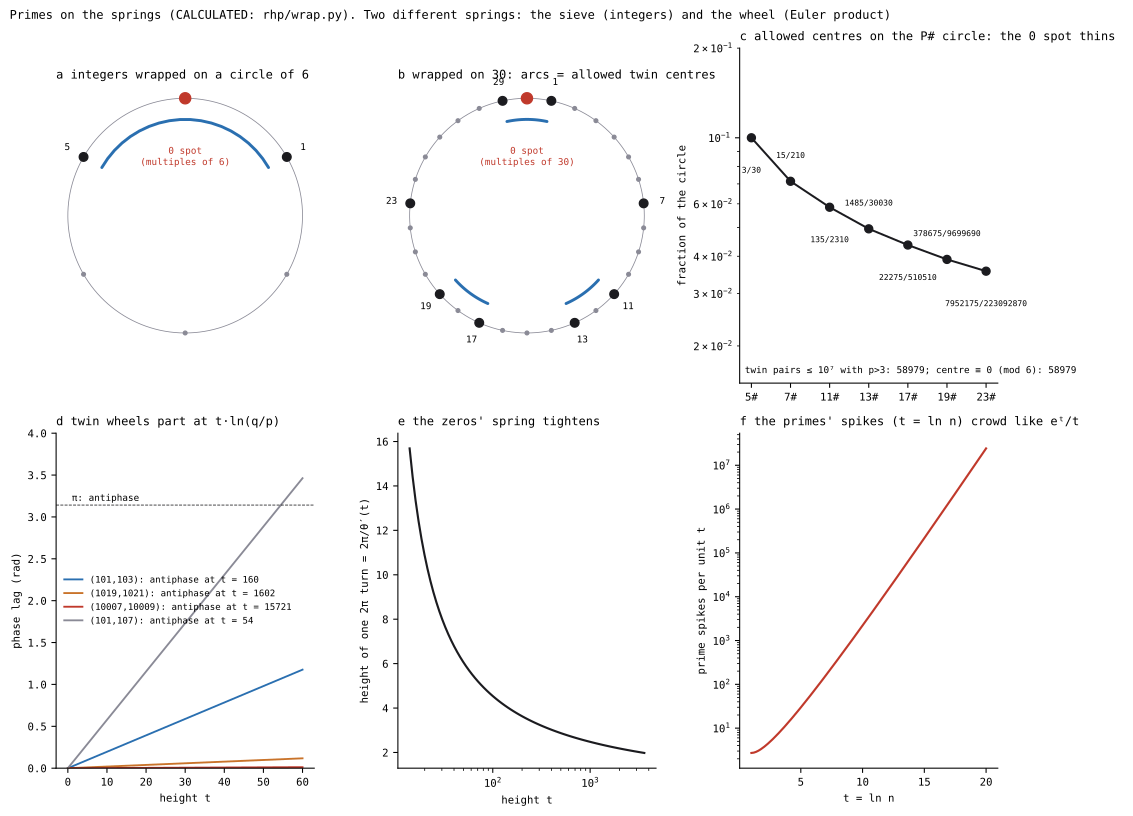

Write the Python code that produced this figure.
# SPDX-License-Identifier: GPL-3.0-only
"""wrap.svg — the primes on the two springs.

a,b  the sieve spring: integers wrapped on circles of circumference 6 and 30; primes marked; every twin pair straddles the 0 spot.
c    the allowed-centre fraction of the primorial circle at each level (the 0 spot thins).
d    the wheel spring: twin wheels drift apart at t·ln(1 + 2/p); the beat carries the gap.
e    the tension: the Hardy spring tightens like 1/ln t; the prime spikes (t = ln n) crowd like eᵗ/t.
Code drawn:  rhp.wrap.   Run: python -m rhp.atlas.wrap
"""
import numpy as np
from ._common import plt, save, INK, NORTH, SOUTH, HOT, GREY
from .. import wrap as W


def _circle(ax, m, title, mark_twin=True):
    ax.set_aspect("equal"); ax.axis("off"); ax.set_title(title, loc="left", fontsize=9)
    ang = lambda n: np.pi / 2 - 2 * np.pi * n / m                    # 0 spot at the top, clockwise
    u = np.linspace(0, 2 * np.pi, 300); ax.plot(np.cos(u), np.sin(u), color=GREY, lw=.6)
    P = set(int(p) for p in W.primes_to(10 * m))
    for r in range(m):
        # residue r is "prime-like" if some prime > m sits on it (coprime to m) or r is the 0 spot
        import math
        coprime = math.gcd(r, m) == 1
        x, y = np.cos(ang(r)), np.sin(ang(r))
        if r == 0: ax.scatter(x, y, s=70, color=HOT, zorder=5); ax.text(x * .5, y * .5, "0 spot\n(multiples of %d)" % m, ha="center", va="center", fontsize=7, color=HOT)
        elif coprime: ax.scatter(x, y, s=42, color=INK, zorder=4); ax.text(x * 1.16, y * 1.16, str(r), ha="center", va="center", fontsize=7)
        else: ax.scatter(x, y, s=8, color=GREY, zorder=3)
    if mark_twin:
        # centres of twin pairs mod m: arcs joining c−1 and c+1 around the centre
        ok = sorted(set(int(c) for c in W.allowed_centres(5)[1])) if m == 30 else [0]
        for c in ok:
            t = np.linspace(ang(c - 1), ang(c + 1), 20)
            ax.plot(.82 * np.cos(t), .82 * np.sin(t), color=NORTH, lw=2.2, solid_capstyle="round")


def build():
    fig = plt.figure(figsize=(11.5, 8.6))
    _circle(fig.add_subplot(2, 3, 1), 6, "a  integers wrapped on a circle of 6")
    _circle(fig.add_subplot(2, 3, 2), 30, "b  wrapped on 30: arcs = allowed twin centres")
    # c — the 0 spot thins
    ax = fig.add_subplot(2, 3, 3)
    Ps = [5, 7, 11, 13, 17, 19, 23]
    fr = [W.allowed_centre_count(P) / W.primorial(P) for P in Ps]
    ax.semilogy(range(len(Ps)), fr, "o-", color=INK)
    for i, P in enumerate(Ps): ax.text(i, fr[i] * (1.18 if i % 2 else .8), f"{W.allowed_centre_count(P)}/{W.primorial(P)}", fontsize=6, ha="center", va="bottom" if i % 2 else "top")
    ax.set_xticks(range(len(Ps))); ax.set_xticklabels([f"{P}#" for P in Ps])
    ax.set_title("c  allowed centres on the P# circle: the 0 spot thins", loc="left", fontsize=9)
    ax.set_ylabel("fraction of the circle"); ax.set_ylim(0.015, 0.2)
    n, ok = W.straddle_check(10 ** 7)
    ax.text(.02, .03, f"twin pairs ≤ 10⁷ with p>3: {n}; centre ≡ 0 (mod 6): {ok}", transform=ax.transAxes, fontsize=7)
    # d — twin wheels
    ax = fig.add_subplot(2, 3, 4)
    t = np.linspace(0, 60, 300)
    for (p, q), col in zip([(101, 103), (1019, 1021), (10007, 10009), (101, 107)], [NORTH, SOUTH, HOT, GREY]):
        ax.plot(t, [W.wheel_phase_lag(p, q, x) for x in t], color=col, lw=1.4, label=f"({p},{q}): antiphase at t = {W.antiphase_height(p, q):.0f}")
    ax.axhline(np.pi, color=INK, lw=.6, ls="--"); ax.text(1, np.pi + .05, "π: antiphase", fontsize=7)
    ax.set_title("d  twin wheels part at t·ln(q/p)", loc="left", fontsize=9)
    ax.set_xlabel("height t"); ax.set_ylabel("phase lag (rad)"); ax.set_ylim(0, 4); ax.legend(fontsize=6.8, frameon=False, loc="center left")
    # e — the tension
    ax = fig.add_subplot(2, 3, 5)
    tt = np.geomspace(14, 3600, 80)
    ax.semilogx(tt, W.hardy_pitch(tt), color=INK, lw=1.6)
    ax.set_title("e  the zeros' spring tightens", loc="left", fontsize=9)
    ax.set_xlabel("height t"); ax.set_ylabel("height of one 2π turn  = 2π/θ′(t)")
    ax = fig.add_subplot(2, 3, 6)
    th = np.linspace(1, 20, 200)
    ax.semilogy(th, W.prime_density_in_t(th), color=HOT, lw=1.6)
    ax.set_title("f  the primes' spikes (t = ln n) crowd like eᵗ/t", loc="left", fontsize=9)
    ax.set_xlabel("t = ln n"); ax.set_ylabel("prime spikes per unit t")
    fig.suptitle("Primes on the springs (CALCULATED: rhp/wrap.py).  Two different springs: the sieve (integers) and the wheel (Euler product)",
                 fontsize=9, x=.01, ha="left")
    fig.tight_layout()
    return save(fig, "wrap.svg")


if __name__ == "__main__":
    print(build())
